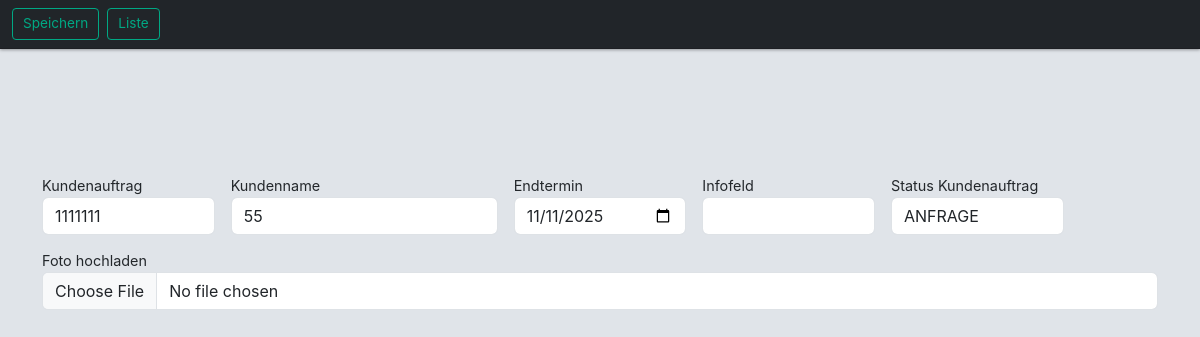
Before: /app_auelb/kundenauftrag/bearbeiten/7/?from=produktiv& with the older database file.
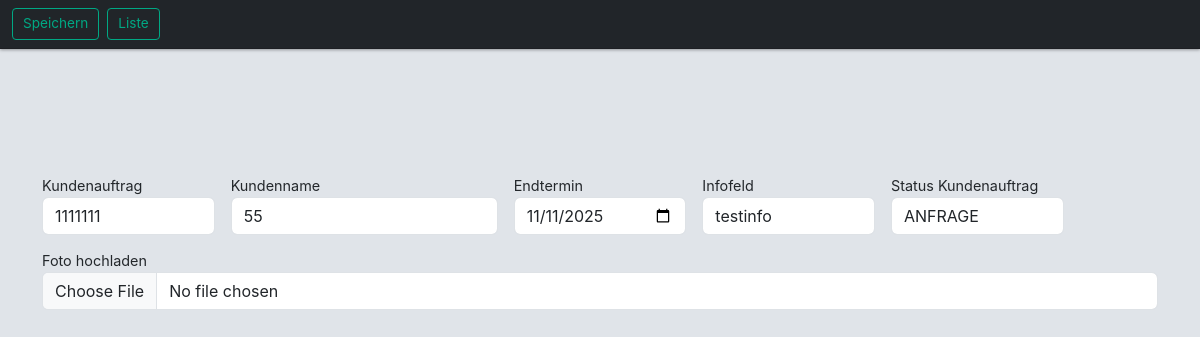
After: the same page with the newer database file.
### app_auelb/models.py (models this page shows, shortened)
class Kundenauftrag(models.Model):
    kundenauftrag = models.IntegerField(verbose_name="Kundenauftrag")
    kundenname = models.ForeignKey(Kunde, on_delete=models.CASCADE,related_name="kdname")
    v_endtermin=models.DateField(default=date.today)
    statuskundenauftrag = models.ForeignKey(StatusKundenauftrag, on_delete=models.CASCADE,related_name="rel_statkd", null=True, blank=True,default="---")
    foto = models.ImageField(upload_to='kundenauftraege/', blank=True, null=True,verbose_name="Bild")
    kun_infofeld = models.TextField("Infofeld", blank=True, null=True)
    class Meta:
        db_table='tbl_kundenauftrage'  # db_table: Tabelle in Datenbank wird mit tbl_marke benannt - wegen Kleinschreibung in xampp
        verbose_name = "Kundenauftrag"
        verbose_name_plural = "Kundenaufträge"

### app_auelb/views.py (the view, shortened to what this page needs)
# urls.py: path('kundenauftrag/bearbeiten/<int:pk>/', views.KundenauftragUpdate.as_view(), name='kundenauftrag_bearbeiten'),
class KundenauftragUpdate(UpdateView):
    model = Kundenauftrag
    form_class = KundenauftragForm
    template_name = 'app_auelb/kundenauftrag_bearbeiten.html'

### app_auelb/forms.py
class KundenauftragForm(forms.ModelForm):
    class Meta:
        model = Kundenauftrag
        fields = ['kundenauftrag', 'kundenname', 'statuskundenauftrag', 'v_endtermin', 'kun_infofeld']
        widgets = {
            "kundenname": KundeWidget(attrs={"data-placeholder": "Kunden suchen", "style": "width: 300px;"}),
            "kun_infofeld": forms.Textarea(attrs={
                "class": "form-control",
                "rows": 1,
                "style": "resize:none;"
            }),
        }

### app_auelb/models.py (called while the page is built)
    def __str__(self):
        return self.kd_auswahl

### app_auelb/templates/app_auelb/kundenauftrag_bearbeiten.html (shortened to what this page needs)
{% extends "base.html" %}
{% load django_bootstrap5 %}
{% load crispy_forms_tags %}
{% load widget_tweaks %}
{% block header %}
<nav class="navbar navbar-expand-sm bg-dark navbar-dark fixed-top">
    <div class="container-fluid">
        <div class="d-flex align-items-center gap-2">
            <button type="submit" form="kundenauftragForm" class="btn btn-outline-success btn-sm">
                Speichern
            </button>
            <a href="{% url 'auftragsliste_nicht_geliefert' %}" class="btn btn-outline-success btn-sm">
                Liste
            </a>
        </div>
    </div>
</nav>
{% endblock %}
{% block content %}
<div class="container mt-5 pt-5">
    <form method="post" id="kundenauftragForm" enctype="multipart/form-data">
        <div class="row g-3 mt-2">
            <div class="col-2">
                <label for="{{ form.kundenauftrag.id_for_label }}">Kundenauftrag</label>
                {% render_field form.kundenauftrag class="form-control" %}
            </div>
            <div class="col-3">
                <label for="{{ form.kundenname.id_for_label }}">Kundenname</label>
                {% render_field form.kundenname class="form-control" %}
            </div>
            <div class="col-2">
                <label for="{{ form.v_endtermin.id_for_label }}">Endtermin</label>
                {% render_field form.v_endtermin type="date" class="form-control" %}
            </div>
            <div class="col-2">
                <label for="{{ form.kun_infofeld.id_for_label }}">Infofeld</label>
                {% render_field form.kun_infofeld class="form-control" %}
            </div>
            <div class="col-2">
                <label for="{{ form.statuskundenauftrag.id_for_label }}">Status Kundenauftrag</label>
                <td>{% render_field form.statuskundenauftrag class="form-control" %}</td>
            </div>
            <div class="mt-3">
                <label for="foto_upload">Foto hochladen</label>
                <input type="file" name="foto" id="foto_upload" class="form-control">
            </div>
        </div>
    </form>
</div>
{% endblock %}

Changed rows visible on the page:
changed Kundenauftrag "ANFRAGE": kun_infofeld (not shown) → "testinfo"
